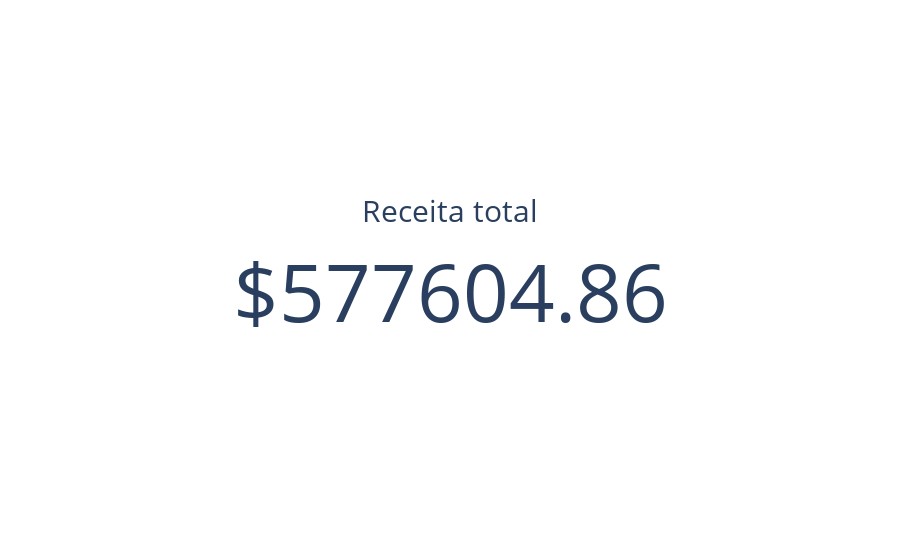

The cell this chart's notebook holds for it:
### Code cell
# Calcular o total de Revenue generated
total_revenue = df['Revenue generated'].sum()

# Criar o gráfico do tipo Indicator
fig1 = go.Figure()
fig1.add_trace(go.Indicator(
    mode='number',
    title={"text": f"<span style='font-size:150%'>Receita total</span><br>"},
    value=total_revenue,
    number={"prefix": "$", "valueformat": ".2f"}  # Formatar o valor com $ e duas casas decimais
))

# Exibir o gráfico
fig1.show()

### Figure 1 — Plotly figure (JSON) as saved in the notebook; plotly's stock layout.template omitted (floating-point values rounded to 4 significant figures)
{"data": [{"mode": "number", "number": {"prefix": "$", "valueformat": ".2f"}, "title": {"text": "<span style='font-size:150%'>Receita total</span><br>"}, "type": "indicator", "value": 577600.0}], "layout": {"autosize": true}}
